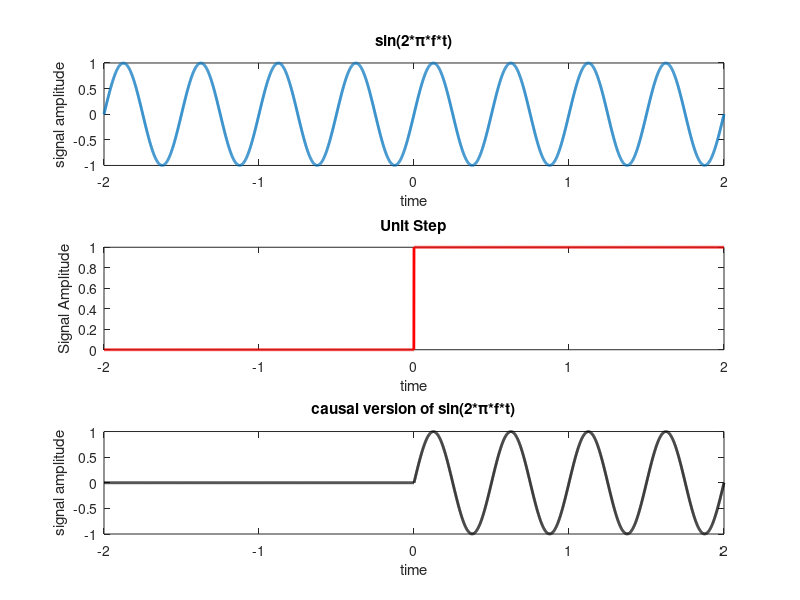
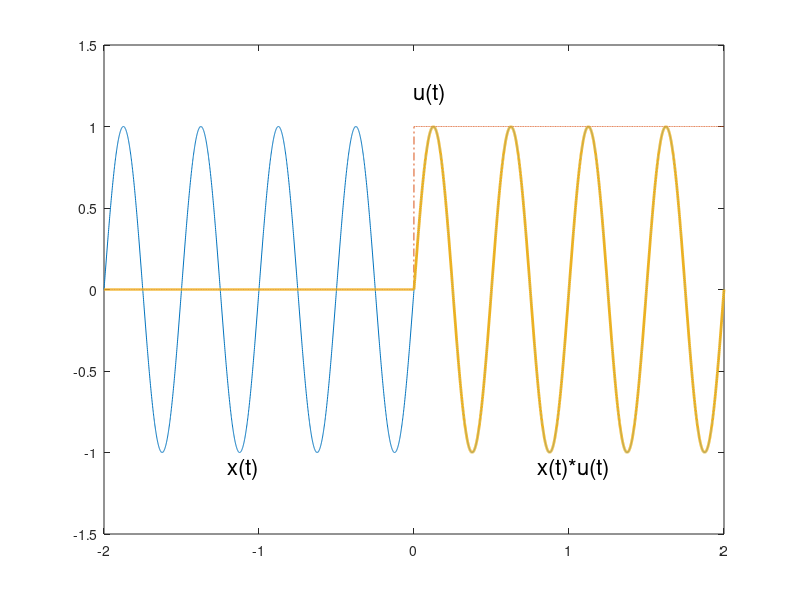

Source code (MATLAB) for these figures, in order:
clc
clear all
close all
t = -2:1/1000:2;
x1 = sin(2*pi*2*t);
subplot(3,1,1);
plot(t,x1,'LineWidth',2);
xlabel('time');
ylabel('signal amplitude');
title('sin(2*\pi*f*t)');
u = (t>=0);
x2 = x1.*u;
subplot(3,1,2);
plot(t,u, 'r','LineWidth',2);
xlabel('time');
ylabel('Signal Amplitude');
title('Unit Step');
subplot(3,1,3);
plot(t,x2, 'k','LineWidth',2);
xlabel('time');
ylabel('signal amplitude');
title('causal version of sin(2*\pi*f*t)');
figure;
plot(t,x1,t,u,'-.',t,x2,'LineWidth',2);
text(0,1.2,'u(t)','FontSize',16);
text(-1.2,-1.1,'x(t)','FontSize',16);
text(0.8,-1.1,'x(t)*u(t)','FontSize',16);
axis([-2 2 -1.5 1.5]);